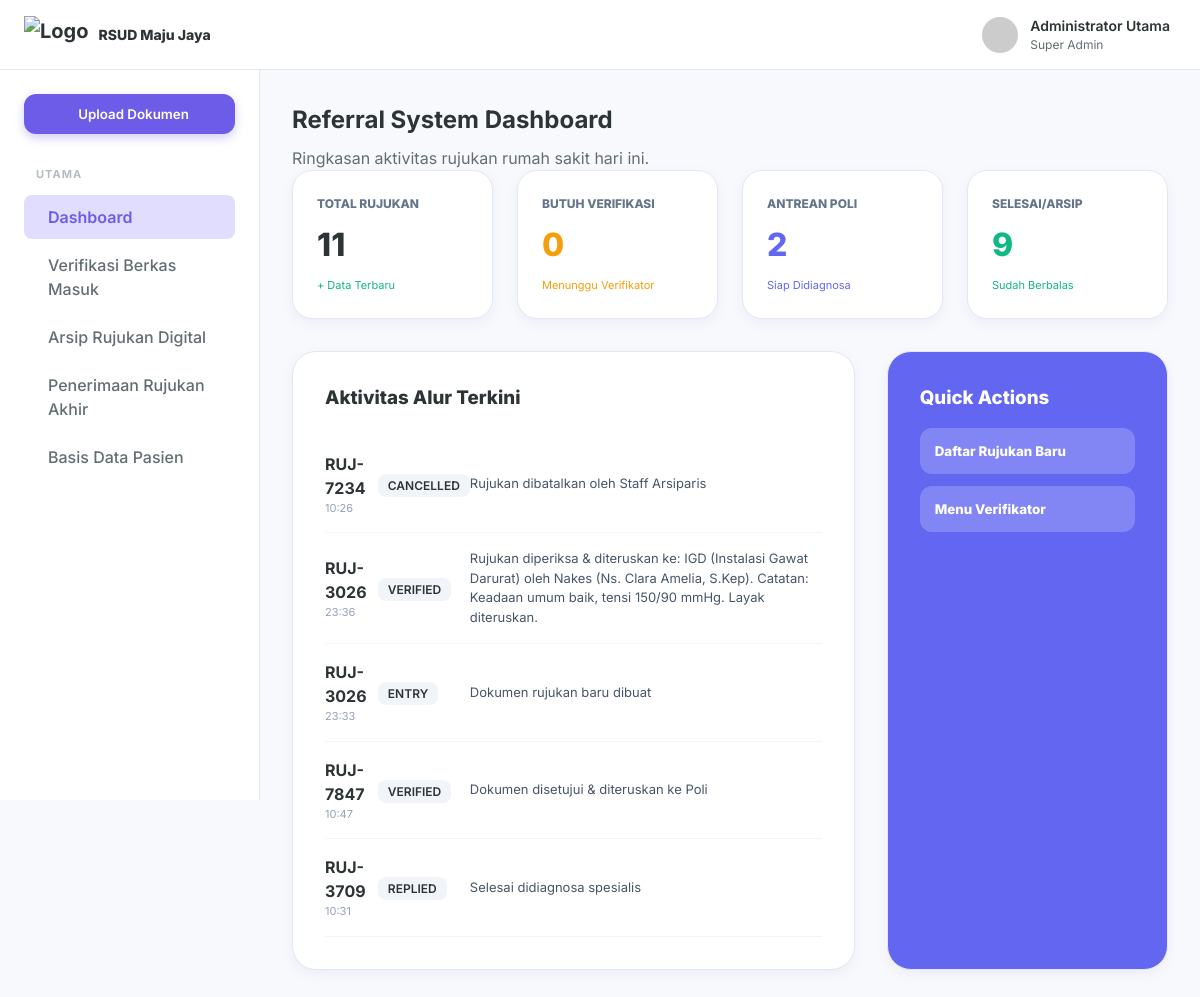
The app's page /referral_dashboard.php with its own data.
### tables this page shows
CREATE TABLE referral_logs (
        id INTEGER PRIMARY KEY AUTOINCREMENT,
        referral_id TEXT,
        stage TEXT,
        action_text TEXT,
        user_name TEXT,
        action_time DATETIME DEFAULT CURRENT_TIMESTAMP,
        created_at DATETIME DEFAULT CURRENT_TIMESTAMP
    );

### config.php (called while the page is built, shortened)
<?php
$db_file = __DIR__ . '/dms_hospital.sqlite';
try {
    $pdo = new PDO("sqlite:" . $db_file);
    $pdo->setAttribute(PDO::ATTR_ERRMODE, PDO::ERRMODE_EXCEPTION);
    $pdo->setAttribute(PDO::ATTR_DEFAULT_FETCH_MODE, PDO::FETCH_ASSOC);
    class SQLiteCompatibilityLayer {
        private $pdo;
        public function __construct($pdo) {
            $this->pdo = $pdo;
        }
        public function query($sql) {
            try {
                $stmt = $this->pdo->query($sql);
                return new SQLiteResultWrapper($stmt);
            } catch (PDOException $e) {
                die("Database Error: " . $e->getMessage() . " (SQL: $sql)");
            }
        }
    }
    class SQLiteResultWrapper {
        private $data = [];
        private $index = 0;
        public function __construct($stmt) {
            $this->stmt = $stmt;
            if ($stmt) {
                $all = $this->stmt->fetchAll();
                $this->data = $all;
                $this->index = 0;
            }
        }
        public function fetch_assoc() {
            if (isset($this->data[$this->index])) {
                return $this->data[$this->index++];
            }
            return null;
        }
        public function fetch_row() {
            $row = $this->fetch_assoc();
            return $row ? array_values($row) : null;
        }
    }
    $conn = new SQLiteCompatibilityLayer($pdo);
} catch (PDOException $e) {
    die("Koneksi SQLite Gagal: " . $e->getMessage());
}

### referral_dashboard.php (the view, shortened to what this page needs)
<?php
require_once 'config.php';
$total_rujukan = $conn->query("SELECT COUNT(*) FROM referrals WHERE is_deleted = 0")->fetch_row()[0];
$antrean_poli = $conn->query("SELECT COUNT(*) FROM referrals WHERE status_flow = 'VERIFY' AND is_deleted = 0")->fetch_row()[0];
$butuh_verif = $conn->query("SELECT COUNT(*) FROM referrals WHERE status_flow = 'ENTRY' AND is_deleted = 0")->fetch_row()[0];
$terarsip = $conn->query("SELECT COUNT(*) FROM referrals WHERE status_flow = 'REPLIED' AND is_deleted = 0")->fetch_row()[0];
$logs = $conn->query("SELECT * FROM referral_logs ORDER BY created_at DESC LIMIT 5");
?>
<!DOCTYPE html>
<html lang="id">
<head>
    <link rel="stylesheet" href="styles.css">
</head>
<body>
    <div class="app-container">
        <header class="navbar">
            <div class="navbar-left">
                <div class="logo" style="display: flex; align-items: center; gap: 10px;">
                    <img src="img/logo.png" alt="Logo" style="height: 38px; width: auto; object-fit: contain;">
                    <span style="font-size: 14px; font-weight: 800;">RSUD Maju Jaya</span>
                </div>
            </div>
            <div class="navbar-right">
                <div class="user-profile">
                    <img src="https://ui-avatars.com/api/?name=Admin+RS&background=6C5CE7&color=fff&rounded=true">
                    <div class="user-info">
                        <span class="user-name">Administrator Utama</span>
                        <span class="user-role">Super Admin</span>
                    </div>
                </div>
            </div>
        </header>
        <div class="main-layout">
            <aside class="sidebar">
                <div class="sidebar-content">
                    <button class="new-doc-btn" onclick="window.location.href='referral_registration.php'"><i class="ph ph-plus"></i><span>Upload Dokumen</span></button>
                    <nav class="sidebar-menu">
                        <div class="menu-group">
                            <h3 class="menu-title">Utama</h3>
                            <ul>
                                <li class="active"><a href="referral_dashboard.php"><i class="ph ph-squares-four"></i><span>Dashboard</span></a></li>
                                <li><a href="referral_verification.php"><i class="ph ph-check-square-offset"></i><span>Verifikasi Berkas Masuk</span></a></li>
                                <li><a href="referral_explorer.php"><i class="ph ph-files"></i><span>Arsip Rujukan Digital</span></a></li>
                                <li><a href="referral_specialist.php"><i class="ph ph-stethoscope"></i><span>Penerimaan Rujukan Akhir</span></a></li>
                                <li><a href="referral_patients.php"><i class="ph ph-users"></i><span>Basis Data Pasien</span></a></li>
                            </ul>
                        </div>
                    </nav>
                </div>
            </aside>
            <main class="content-area">
                <h1 class="page-title">Referral System Dashboard</h1>
                <p class="page-description">Ringkasan aktivitas rujukan rumah sakit hari ini.</p>
                <div class="stats-grid" style="display: grid; grid-template-columns: repeat(4, 1fr); gap: 24px; margin-bottom: 32px;">
                    <div class="card" style="padding: 24px; border-radius: 20px;">
                        <div style="color: #64748b; font-size: 12px; font-weight: 800; text-transform: uppercase;">Total Rujukan</div>
                        <div style="font-size: 32px; font-weight: 800; margin: 8px 0;"><?= $total_rujukan ?></div>
                        <div style="font-size: 11px; color: #10b981;">+ Data Terbaru</div>
                    </div>
                    <div class="card" style="padding: 24px; border-radius: 20px;">
                        <div style="color: #64748b; font-size: 12px; font-weight: 800; text-transform: uppercase;">Butuh Verifikasi</div>
                        <div style="font-size: 32px; font-weight: 800; margin: 8px 0; color: #f59e0b;"><?= $butuh_verif ?></div>
                        <div style="font-size: 11px; color: #f59e0b;">Menunggu Verifikator</div>
                    </div>
                    <div class="card" style="padding: 24px; border-radius: 20px;">
                        <div style="color: #64748b; font-size: 12px; font-weight: 800; text-transform: uppercase;">Antrean Poli</div>
                        <div style="font-size: 32px; font-weight: 800; margin: 8px 0; color: #6366f1;"><?= $antrean_poli ?></div>
                        <div style="font-size: 11px; color: #6366f1;">Siap Didiagnosa</div>
                    </div>
                    <div class="card" style="padding: 24px; border-radius: 20px;">
                        <div style="color: #64748b; font-size: 12px; font-weight: 800; text-transform: uppercase;">Selesai/Arsip</div>
                        <div style="font-size: 32px; font-weight: 800; margin: 8px 0; color: #10b981;"><?= $terarsip ?></div>
                        <div style="font-size: 11px; color: #10b981;">Sudah Berbalas</div>
                    </div>
                </div>
                <div style="display: grid; grid-template-columns: 2fr 1fr; gap: 32px;">
                    <div class="card" style="padding: 32px; border-radius: 24px;">
                        <h3 style="margin-bottom: 24px; font-weight: 800;">Aktivitas Alur Terkini</h3>
                        <table style="width: 100%; border-collapse: collapse;">
                            <?php while($log = $logs->fetch_assoc()): ?>
                            <tr style="border-bottom: 1px solid #f1f5f9;">
                                <td style="padding: 16px 0;">
                                    <div style="font-weight: 700;"><?= $log['referral_id'] ?></div>
                                    <div style="font-size: 11px; color: #94a3b8;"><?= date('H:i', strtotime($log['created_at'])) ?></div>
                                </td>
                                <td style="padding: 16px 0;">
                                    <span style="font-size: 12px; background: #f1f5f9; padding: 4px 10px; border-radius: 8px; font-weight: 600;"><?= $log['stage'] ?></span>
                                </td>
                                <td style="padding: 16px 0; font-size: 13px; color: #475569;">
                                    <?= $log['action_text'] ?>
                                </td>
                            </tr>
                            <?php endwhile; ?>
                        </table>
                    </div>
                    <div class="card" style="padding: 32px; border-radius: 24px; background: #6366f1; color: white;">
                        <h3 style="margin-bottom: 16px; font-weight: 800;">Quick Actions</h3>
                        <button onclick="window.location.href='referral_registration.php'" style="width:100%; padding:15px; border-radius:12px; border:none; background:rgba(255,255,255,0.2); color:white; font-weight:800; margin-bottom:12px; cursor:pointer; text-align:left;"><i class="ph ph-plus"></i> Daftar Rujukan Baru</button>
                        <button onclick="window.location.href='referral_verification.php'" style="width:100%; padding:15px; border-radius:12px; border:none; background:rgba(255,255,255,0.2); color:white; font-weight:800; cursor:pointer; text-align:left;"><i class="ph ph-check"></i> Menu Verifikator</button>
                    </div>
                </div>
            </main>
        </div>
    </div>
</body>
</html>

### styles.css (style rules this page uses)
:root { --primary: #6C5CE7; --primary-hover: #5A4BDE; --secondary: #A29BFE; --secondary-light: #E0DDFF; --bg-color: #F8F9FC; --card-bg: #FFFFFF; --text-main: #2D3436; --text-muted: #636E72; --text-light: #B2BEC3; --border-color: #E2E8F0; --shadow-sm: 0 1px 2px rgba(0,0,0,0.05); --shadow-md: 0 4px 12px rgba(108, 92, 231, 0.08); --shadow-lg: 0 10px 25px rgba(108, 92, 231, 0.12); --radius: 12px; --sidebar-width: 260px; --navbar-height: 70px; --transition: all 0.3s cubic-bezier(0.25, 0.8, 0.25, 1); }
* { margin: 0; padding: 0; box-sizing: border-box; }
body { font-family: 'Inter', sans-serif; background-color: var(--bg-color); color: var(--text-main); line-height: 1.5; overflow-x: hidden; }
ul { list-style: none; }
a { text-decoration: none; color: inherit; }
button { cursor: pointer; border: none; background: none; font-family: inherit; }
.app-container { display: flex; flex-direction: column; min-height: 100vh; }
.main-layout { display: flex; flex: 1; margin-top: var(--navbar-height); }
.navbar { position: fixed; top: 0; left: 0; width: 100%; height: var(--navbar-height); background-color: var(--card-bg); border-bottom: 1px solid var(--border-color); display: flex; align-items: center; justify-content: space-between; padding: 0 24px; z-index: 50; }
.navbar-left { display: flex; align-items: center; gap: 16px; width: var(--sidebar-width); }
.logo { display: flex; align-items: center; gap: 10px; font-weight: 700; font-size: 20px; color: var(--text-main); }
.navbar-right { display: flex; align-items: center; gap: 20px; }
.user-profile { display: flex; align-items: center; gap: 12px; cursor: pointer; padding: 6px; border-radius: var(--radius); transition: var(--transition); }
.user-profile img { width: 36px; height: 36px; border-radius: 50%; object-fit: cover; }
.user-info { display: flex; flex-direction: column; }
.user-name { font-weight: 600; font-size: 14px; }
.user-role { font-size: 12px; color: var(--text-muted); }
.sidebar { width: var(--sidebar-width); background-color: var(--card-bg); border-right: 1px solid var(--border-color); height: calc(100vh - var(--navbar-height)); position: fixed; top: var(--navbar-height); left: 0; transition: var(--transition); z-index: 40; }
.sidebar-content { padding: 24px; height: 100%; overflow-y: auto; }
.new-doc-btn { width: 100%; background-color: var(--primary); color: white; padding: 12px; border-radius: var(--radius); display: flex; align-items: center; justify-content: center; gap: 8px; font-weight: 600; margin-bottom: 32px; transition: var(--transition); box-shadow: 0 4px 10px rgba(108, 92, 231, 0.3); }
.menu-group { margin-bottom: 24px; }
.menu-title { font-size: 11px; text-transform: uppercase; letter-spacing: 1px; color: var(--text-light); margin-bottom: 12px; padding-left: 12px; }
.sidebar-menu ul li { margin-bottom: 4px; }
.sidebar-menu ul li a { display: flex; align-items: center; gap: 12px; padding: 10px 12px; border-radius: 8px; color: var(--text-muted); font-weight: 500; transition: var(--transition); }
.sidebar-menu ul li.active a { background-color: var(--secondary-light); color: var(--primary); font-weight: 600; }
.content-area { margin-left: var(--sidebar-width); padding: 32px; width: calc(100% - var(--sidebar-width)); transition: var(--transition); }
.page-title { font-size: 24px; font-weight: 700; margin-bottom: 8px; }
.page-description { color: var(--text-muted); }
.stats-grid { display: grid; grid-template-columns: repeat(auto-fit, minmax(240px, 1fr)); gap: 24px; margin-bottom: 32px; }
.card { background-color: var(--card-bg); border-radius: var(--radius); box-shadow: var(--shadow-md); border: 1px solid var(--border-color); padding: 24px; }

### records on screen
referral_logs: referral "RUJ-7234", created_at "10:26", stage "CANCELLED", action_text "Rujukan dibatalkan oleh Staff Arsiparis"
referral_logs: referral "RUJ-3026", created_at "23:36", stage "VERIFIED", action_text "Rujukan diperiksa & diteruskan ke: IGD (Instalasi Gawat Darurat) oleh Nakes (Ns. Clara Amelia, S.Kep). Catatan: Keadaan umum baik, tensi 150/90 mmHg. Layak diteruskan."
referral_logs: referral "RUJ-3026", created_at "23:33", stage "ENTRY", action_text "Dokumen rujukan baru dibuat"
referral_logs: referral "RUJ-7847", created_at "10:47", stage "VERIFIED", action_text "Dokumen disetujui & diteruskan ke Poli"
referral_logs: referral "RUJ-3709", created_at "10:31", stage "REPLIED", action_text "Selesai didiagnosa spesialis"

### other values on screen
$total_rujukan "11"
$butuh_verif "0"
$antrean_poli "2"
$terarsip "9"
